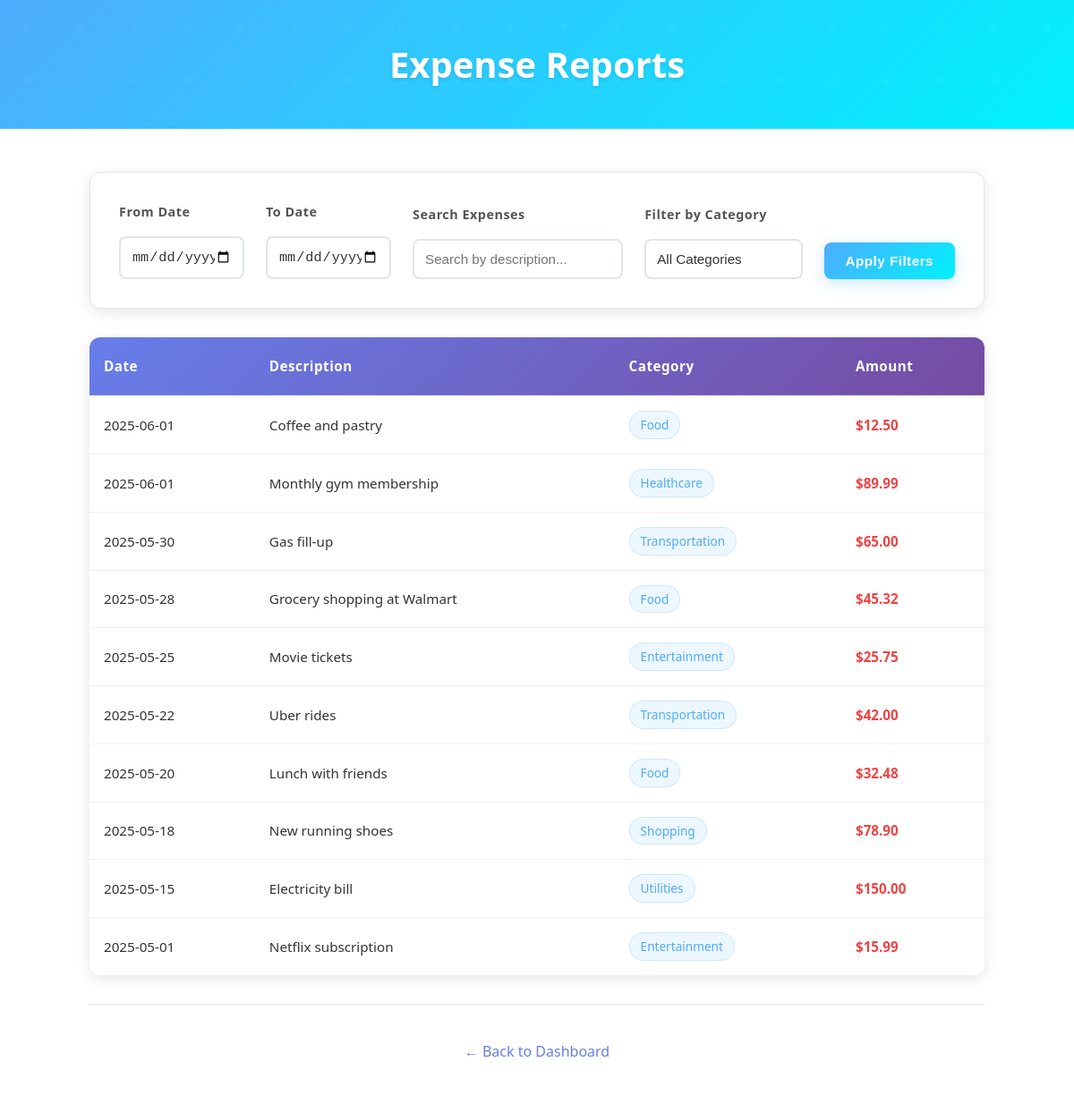
The page /reports on the database as committed earlier.
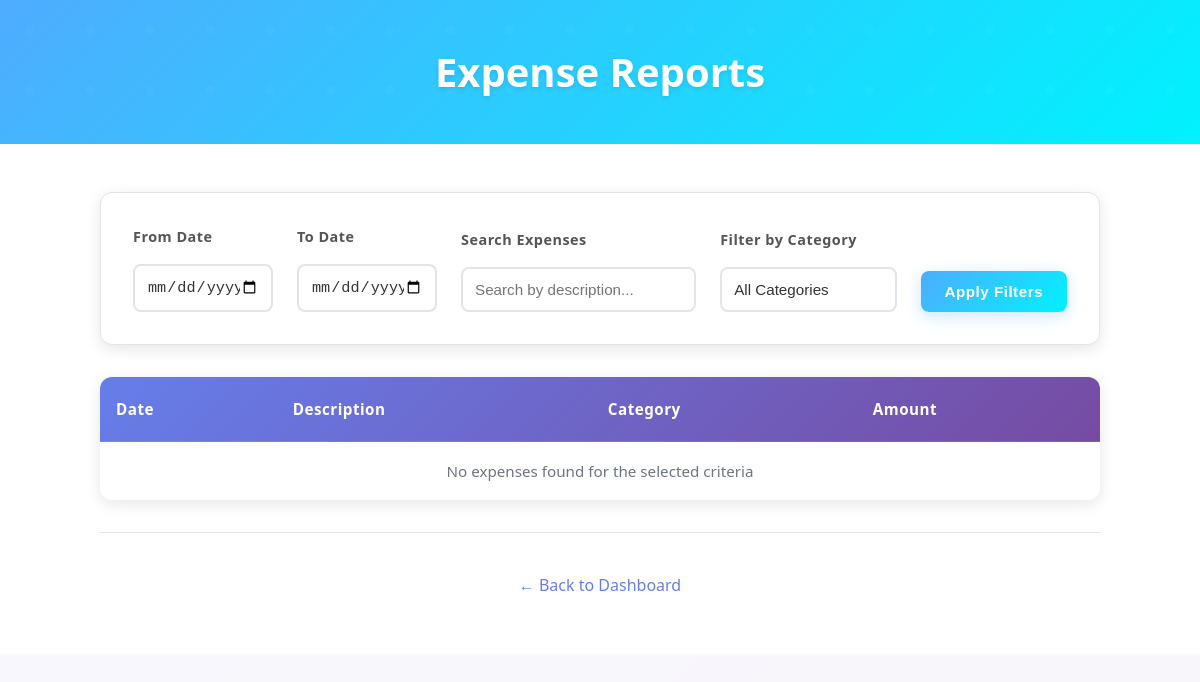
The same page on the database as committed later.
### tables this page shows
CREATE TABLE expenses (
    id INTEGER PRIMARY KEY AUTOINCREMENT,
    amount DECIMAL(10,2) NOT NULL,
    description TEXT NOT NULL,
    category_id INTEGER,
    expense_date DATE NOT NULL,
    created_at TIMESTAMP DEFAULT CURRENT_TIMESTAMP,
    user_id INTEGER,
    FOREIGN KEY (category_id) REFERENCES categories(id),
    FOREIGN KEY (user_id) REFERENCES users(id)
);

CREATE TABLE categories (
    id INTEGER PRIMARY KEY,
    name TEXT NOT NULL
);

### app/app.py (the view)
@app.route('/reports', methods=['GET'])
def reports():
    data = db.get_db()
    error = None
    expenses = None
    categories = []
    search_query = request.args.get('q', '').strip()
    selected_category = request.args.get('category', '').strip()
    start_date = request.args.get('start_date', '').strip()
    end_date = request.args.get('end_date', '').strip()
    if error is None:
        try:
            categories = data.execute("SELECT * FROM categories").fetchall()
            search_sql = """
                SELECT expenses.*, categories.name as category_name
                FROM expenses
                JOIN categories ON expenses.category_id = categories.id
                WHERE 1=1
            """
            params = []
            if search_query:
                search_sql += " AND (expenses.description LIKE ? OR categories.name LIKE ?)"
                params += [f"%{search_query}%", f"%{search_query}%"]
            if selected_category:
                search_sql += "AND categories.name = ?"
                params.append(selected_category)
            if start_date:
                search_sql += " AND expense_date >= ?"
                params.append(start_date)
            if end_date:
                search_sql += " AND expense_date <= ?"
                params.append(end_date)
            search_sql += " ORDER BY expense_date DESC"
            expenses = data.execute(search_sql, params).fetchall()
        except:
            error = "Database error"
            expenses = []
            categories = []
    flash(error)
    return render_template('reports.html', expenses=expenses, categories=categories, search_query=search_query, selected_category=selected_category, start_date=start_date, end_date=end_date)

### app/database.py (called while the page is built)
def get_db():
    if 'db' not in g:
        g.db = sqlite3.connect(
            current_app.config['DATABASE'],
            detect_types=sqlite3.PARSE_DECLTYPES
        )
        g.db.row_factory = sqlite3.Row
    return g.db

### app/templates/reports.html (shortened to what this page needs)
{% extends 'base.html' %}
{% block header %}
    <h1>{% block title %}Expense Reports{% endblock %}</h1>
{% endblock %}
{% block content %}
<div class="reports-container">
    <div class="search-filter-container">
        <form method="GET" action="{{ url_for('reports') }}" class="reports-form">
            <div class="form-row">
                <div class="form-group date-group">
                    <label for="start-date">From Date</label>
                    <input type="date" id="start-date" name="start_date" class="form-control" value="{{ start_date or '' }}">
                </div>
                <div class="form-group date-group">
                    <label for="end-date">To Date</label>
                    <input type="date" id="end-date" name="end_date" class="form-control" value="{{ end_date or '' }}">
                </div>
                <div class="form-group search-group">
                    <label for="search">Search Expenses</label>
                    <input type="text" class="form-control" name="q" id="search" value="{{ search_query or '' }}" placeholder="Search by description...">
                </div>
                <div class="form-group filter-group">
                    <label for="category-filter">Filter by Category</label>
                    <select id="category-filter" name="category" class="form-control">
                        <option value="">All Categories</option>
                    </select>
                </div>
                <div class="form-group button-group">
                    <button type="submit" class="btn-search">Apply Filters</button>
                </div>
            </div>
        </form>
    </div>
    <div class="table-container">
        <table>
            <thead>
                <tr>
                    <th>Date</th>
                    <th>Description</th>
                    <th>Category</th>
                    <th>Amount</th>
                </tr>
            </thead>
            <tbody>
                {% if expenses %}
                    {% for expense in expenses %}
                    <tr>
                        <td>{{ expense.expense_date.strftime('%Y-%m-%d') if expense.expense_date else 'N/A' }}</td>
                        <td>{{ expense.description }}</td>
                        {% for category in categories %}
                            {% if category.id == expense.category_id %}
                            <td><span class="category-badge">{{ category.name }}</span></td>
                            {% endif %}
                        {% endfor %}
                        <td class="amount-negative">${{ "%.2f"|format(expense.amount) }}</td>
                    </tr>
                    {% endfor %}
                {% else %}
                    <tr>
                        <td colspan="4" class="text-center text-muted">
                            No expenses found for the selected criteria
                        </td>
                    </tr>
                {% endif %}
            </tbody>
        </table>
    </div>
    <div class="back-link-container">
        <a href="{{ url_for('index') }}" class="back-link">
            ← Back to Dashboard
        </a>
    </div>
</div>
{% endblock %}

Rows that differ between the two databases and show on the page:
removed expenses: expense_date "2025-06-01", description "Coffee and pastry", amount "12.50"
no longer on this page (row unchanged): categories: name "Food"
removed expenses: expense_date "2025-06-01", description "Monthly gym membership", amount "89.99"
no longer on this page (row unchanged): categories: name "Healthcare", shown under "2025-06-01"
removed expenses: expense_date "2025-05-30", description "Gas fill-up", amount "65.00"
no longer on this page (row unchanged): categories: name "Transportation"
removed expenses: expense_date "2025-05-28", description "Grocery shopping at Walmart", amount "45.32"
removed expenses: expense_date "2025-05-25", description "Movie tickets", amount "25.75"
no longer on this page (row unchanged): categories: name "Entertainment"
removed expenses: expense_date "2025-05-22", description "Uber rides", amount "42.00"
removed expenses: expense_date "2025-05-20", description "Lunch with friends", amount "32.48"
removed expenses: expense_date "2025-05-18", description "New running shoes", amount "78.90"
no longer on this page (row unchanged): categories: name "Shopping", shown under "2025-05-18"
removed expenses: expense_date "2025-05-15", description "Electricity bill", amount "150.00"
no longer on this page (row unchanged): categories: name "Utilities", shown under "2025-05-15"
removed expenses: expense_date "2025-05-01", description "Netflix subscription", amount "15.99"
Other text that changed with them:
text now shown: "No expenses found for the selected criteria"
